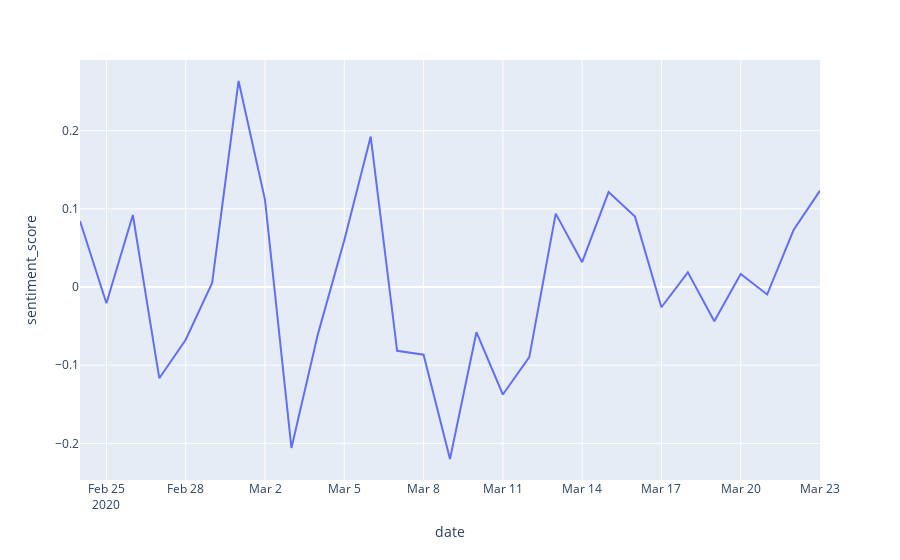

The code cell stored with this chart in its notebook:
### Markdown cell above
### Sentiment Over Time

### Code cell
fig = px.line(average_sentiment_perday, x='date', y='sentiment_score')
fig.show()

### Figure 1 — Plotly figure (JSON) as saved in the notebook; plotly's stock layout.template omitted (floating-point values rounded to 4 significant figures)
{"data": [{"hoverlabel": {"namelength": 0}, "hovertemplate": "date=%{x}<br>sentiment_score=%{y}", "legendgroup": "", "line": {"color": "#636efa", "dash": "solid"}, "mode": "lines", "name": "", "showlegend": false, "type": "scatter", "x": ["2020-02-24T00:00:00", "2020-02-25T00:00:00", "2020-02-26T00:00:00", "2020-02-27T00:00:00", "2020-02-28T00:00:00", "2020-02-29T00:00:00", "2020-03-01T00:00:00", "2020-03-02T00:00:00", "2020-03-03T00:00:00", "2020-03-04T00:00:00", "2020-03-05T00:00:00", "2020-03-06T00:00:00", "2020-03-07T00:00:00", "2020-03-08T00:00:00", "2020-03-09T00:00:00", "2020-03-10T00:00:00", "2020-03-11T00:00:00", "2020-03-12T00:00:00", "2020-03-13T00:00:00", "2020-03-14T00:00:00", "2020-03-15T00:00:00", "2020-03-16T00:00:00", "2020-03-17T00:00:00", "2020-03-18T00:00:00", "2020-03-19T00:00:00", "2020-03-20T00:00:00", "2020-03-21T00:00:00", "2020-03-22T00:00:00", "2020-03-23T00:00:00"], "xaxis": "x", "y": [0.08429, -0.0208, 0.09211, -0.1167, -0.06741, 0.005129, 0.2635, 0.1115, -0.2058, -0.06059, 0.05976, 0.1925, -0.08163, -0.08653, -0.22, -0.05779, -0.1375, -0.08971, 0.09387, 0.03178, 0.1215, 0.08999, -0.02593, 0.0187, -0.04383, 0.01665, -0.009622, 0.07285, 0.1233], "yaxis": "y"}], "layout": {"legend": {"tracegroupgap": 0}, "margin": {"t": 60}, "xaxis": {"anchor": "y", "domain": [0, 1], "title": {"text": "date"}}, "yaxis": {"anchor": "x", "domain": [0, 1], "title": {"text": "sentiment_score"}}}}
